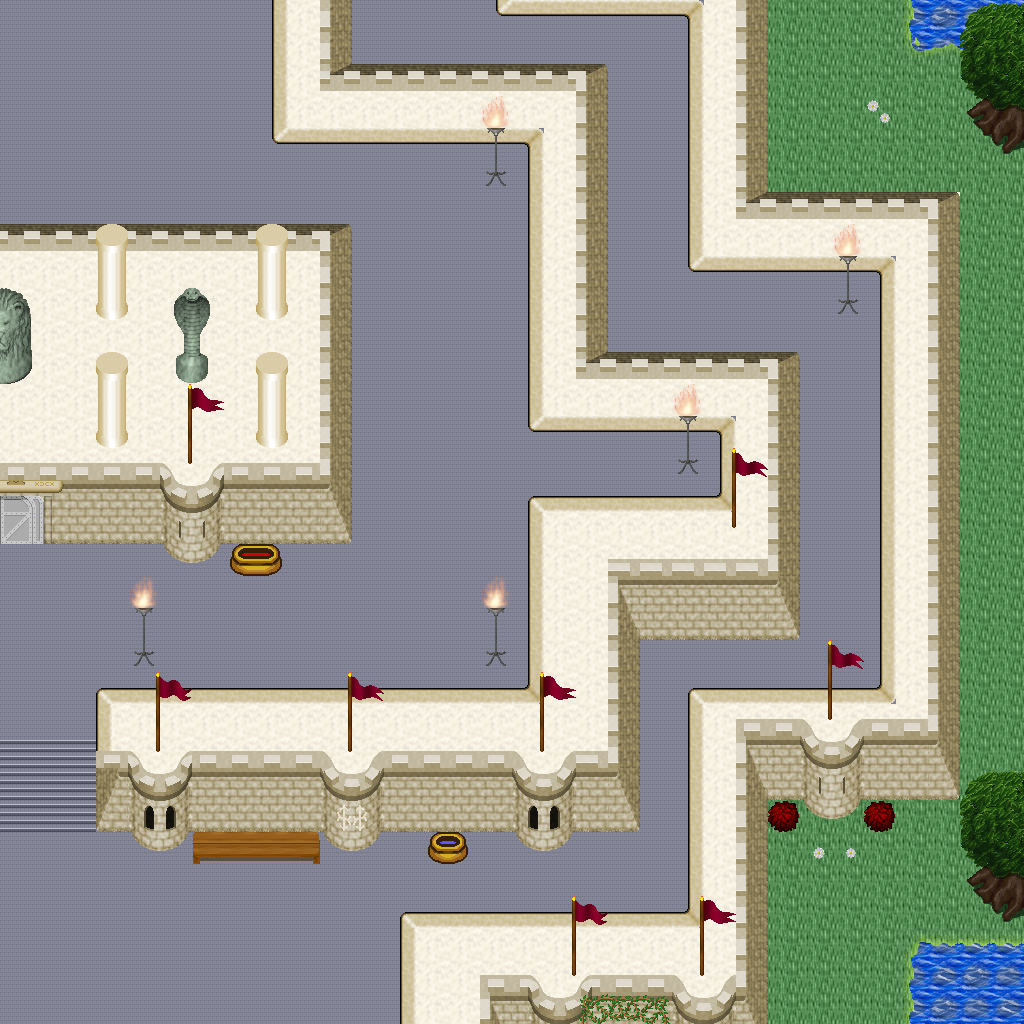

Rendered tile map (Tiled .tmx) drawn with the repository's tilesets; below, a short description and the map source with its tile grids summarised:
An orthogonal 32x32 tile map with 32x32 px tiles, 5 tile layers (Ground, Objects, Objects2, Above, ...), 1 hidden layer not drawn, 42 tilesets.

<map version="1.10" tiledversion="1.11.0" orientation="orthogonal" renderorder="right-down" width="32" height="32" tilewidth="32" tileheight="32" infinite="0" nextlayerid="11" nextobjectid="1">
 <tileset firstgid="1" name="logic_collision" tilewidth="32" tileheight="32" tilecount="1" columns="1">
  <image source="../drawable/logic_collision.png" width="32" height="32" />
 </tileset>
 <tileset firstgid="2" name="building_decoration_orbpedestal" tilewidth="32" tileheight="32" tilecount="2" columns="1">
  <image source="../drawable/building_decoration_orbpedestal.png" width="32" height="64" />
 </tileset>
 <tileset firstgid="4" name="building_decoration_block" tilewidth="32" tileheight="32" tilecount="2" columns="2">
  <image source="../drawable/building_decoration_block.png" width="64" height="32" />
 </tileset>
 <tileset firstgid="6" name="building_decoration_chimney" tilewidth="32" tileheight="32" tilecount="2" columns="1">
  <image source="../drawable/building_decoration_chimney.png" width="32" height="64" />
 </tileset>
 <tileset firstgid="8" name="building_fence_fence_chunky" tilewidth="32" tileheight="32" tilecount="21" columns="3">
  <image source="../drawable/building_fence_fence_chunky.png" width="96" height="224" />
 </tileset>
 <tileset firstgid="29" name="ground_cobbled_paving" tilewidth="32" tileheight="32" tilecount="1" columns="1">
  <image source="../drawable/ground_cobbled_paving.png" width="32" height="32" />
 </tileset>
 <tileset firstgid="30" name="ground_gravel" tilewidth="32" tileheight="32" tilecount="1" columns="1">
  <image source="../drawable/ground_gravel.png" width="32" height="32" />
 </tileset>
 <tileset firstgid="31" name="ground_stone_floors" tilewidth="32" tileheight="32" tilecount="6" columns="3">
  <image source="../drawable/ground_stone_floors.png" width="96" height="64" />
 </tileset>
 <tileset firstgid="37" name="ground_ground" tilewidth="32" tileheight="32" tilecount="33" columns="3">
  <image source="../drawable/ground_ground.png" width="96" height="352" />
 </tileset>
 <tileset firstgid="70" name="plant_bush_hedge" tilewidth="32" tileheight="32" tilecount="35" columns="5">
  <image source="../drawable/plant_bush_hedge.png" width="160" height="224" />
 </tileset>
 <tileset firstgid="105" name="plant_bush_various_small" tilewidth="32" tileheight="32" tilecount="9" columns="3">
  <image source="../drawable/plant_bush_various_small.png" width="96" height="96" />
 </tileset>
 <tileset firstgid="114" name="plant_flower_daisy_blue" tilewidth="32" tileheight="32" tilecount="8" columns="2">
  <image source="../drawable/plant_flower_daisy_blue.png" width="64" height="128" />
 </tileset>
 <tileset firstgid="122" name="plant_flower_daisy_red" tilewidth="32" tileheight="32" tilecount="8" columns="2">
  <image source="../drawable/plant_flower_daisy_red.png" width="64" height="128" />
 </tileset>
 <tileset firstgid="130" name="plant_flower_daisy_white" tilewidth="32" tileheight="32" tilecount="8" columns="2">
  <image source="../drawable/plant_flower_daisy_white.png" width="64" height="128" />
 </tileset>
 <tileset firstgid="138" name="plant_flower_daisy_yellow" tilewidth="32" tileheight="32" tilecount="8" columns="2">
  <image source="../drawable/plant_flower_daisy_yellow.png" width="64" height="128" />
 </tileset>
 <tileset firstgid="146" name="plant_vine_plait" tilewidth="32" tileheight="32" tilecount="9" columns="3">
  <image source="../drawable/plant_vine_plait.png" width="96" height="96" />
 </tileset>
 <tileset firstgid="155" name="furniture_light_iron_lamp" tilewidth="32" tileheight="32" tilecount="3" columns="1">
  <image source="../drawable/furniture_light_iron_lamp.png" width="32" height="96" />
 </tileset>
 <tileset firstgid="158" name="furniture_light_flames" tilewidth="32" tileheight="32" tilecount="6" columns="6">
  <image source="../drawable/furniture_light_flames.png" width="192" height="32" />
 </tileset>
 <tileset firstgid="164" name="ground_grass_corners" tilewidth="32" tileheight="32" tilecount="24" columns="6">
  <image source="../drawable/ground_grass_corners.png" width="192" height="128" />
 </tileset>
 <tileset firstgid="188" name="ground_grass_edges" tilewidth="32" tileheight="32" tilecount="36" columns="12">
  <image source="../drawable/ground_grass_edges.png" width="384" height="96" />
 </tileset>
 <tileset firstgid="224" name="plant_tree_tree_golden_large" tilewidth="32" tileheight="32" tilecount="24" columns="4">
  <image source="../drawable/plant_tree_tree_golden_large.png" width="128" height="192" />
 </tileset>
 <tileset firstgid="248" name="ground_water_dungeon_water" tilewidth="32" tileheight="32" tilecount="30" columns="3">
  <image source="../drawable/ground_water_dungeon_water.png" width="96" height="320" />
 </tileset>
 <tileset firstgid="278" name="plant_indoor_pot_plant_1" tilewidth="32" tileheight="32" tilecount="12" columns="6">
  <image source="../drawable/plant_indoor_pot_plant_1.png" width="192" height="64" />
 </tileset>
 <tileset firstgid="290" name="logic_creature_human_imperial" tilewidth="32" tileheight="32" tilecount="16" columns="8">
  <image source="../drawable/logic_creature_human_imperial.png" width="256" height="64" />
 </tileset>
 <tileset firstgid="306" name="item_statue_metal_and_stone" tilewidth="32" tileheight="32" tilecount="6" columns="3">
  <image source="../drawable/item_statue_metal_and_stone.png" width="96" height="64" />
 </tileset>
 <tileset firstgid="312" name="item_statue_grey_stone" tilewidth="32" tileheight="32" tilecount="4" columns="2">
  <image source="../drawable/item_statue_grey_stone.png" width="64" height="64" />
 </tileset>
 <tileset firstgid="316" name="building_castle" tilewidth="32" tileheight="32" tilecount="320" columns="20">
  <image source="../drawable/building_castle.png" width="640" height="512" />
 </tileset>
 <tileset firstgid="636" name="building_church" tilewidth="32" tileheight="32" tilecount="56" columns="8">
  <image source="../drawable/building_church.png" width="256" height="224" />
 </tileset>
 <tileset firstgid="692" name="item_pot_pot_golden" tilewidth="32" tileheight="32" tilecount="4" columns="4">
  <image source="../drawable/item_pot_pot_golden.png" width="128" height="32" />
 </tileset>
 <tileset firstgid="696" name="furniture_table_bench" tilewidth="32" tileheight="32" tilecount="3" columns="3">
  <image source="../drawable/furniture_table_bench.png" width="96" height="32" />
 </tileset>
 <tileset firstgid="699" name="item_statue_green_stone" tilewidth="32" tileheight="32" tilecount="12" columns="4">
  <image source="../drawable/item_statue_green_stone.png" width="128" height="96" />
 </tileset>
 <tileset firstgid="711" name="item_statue_green_stone_2" tilewidth="32" tileheight="32" tilecount="6" columns="2">
  <image source="../drawable/item_statue_green_stone_2.png" width="64" height="96" />
 </tileset>
 <tileset firstgid="717" name="plant_bush_hosta" tilewidth="32" tileheight="32" tilecount="9" columns="3">
  <image source="../drawable/plant_bush_hosta.png" width="96" height="96" />
 </tileset>
 <tileset firstgid="726" name="plant_tree_tree_green" tilewidth="32" tileheight="32" tilecount="88" columns="8">
  <image source="../drawable/plant_tree_tree_green.png" width="256" height="352" />
 </tileset>
 <tileset firstgid="814" name="item_banners_flag" tilewidth="32" tileheight="32" tilecount="12" columns="3">
  <image source="../drawable/item_banners_flag.png" width="96" height="128" />
 </tileset>
 <tileset firstgid="826" name="furniture_table_long_front_on" tilewidth="32" tileheight="32" tilecount="3" columns="1">
  <image source="../drawable/furniture_table_long_front_on.png" width="32" height="96" />
 </tileset>
 <tileset firstgid="829" name="item_flagpole" tilewidth="32" tileheight="32" tilecount="3" columns="1">
  <image source="../drawable/item_flagpole.png" width="32" height="96" />
 </tileset>
 <tileset firstgid="832" name="logic_portal" tilewidth="32" tileheight="32" tilecount="24" columns="8">
  <image source="../drawable/logic_portal.png" width="256" height="96" />
 </tileset>
 <tileset firstgid="856" name="logic_creature_animal" tilewidth="32" tileheight="32" tilecount="32" columns="8">
  <image source="../drawable/logic_creature_animal.png" width="256" height="128" />
 </tileset>
 <tileset firstgid="888" name="plant_tree_spruce" tilewidth="32" tileheight="32" tilecount="6" columns="2">
  <image source="../drawable/plant_tree_spruce.png" width="64" height="96" />
 </tileset>
 <tileset firstgid="894" name="light_light_5x5" tilewidth="32" tileheight="32" tilecount="25" columns="5">
  <image source="../drawable/light_light_5x5.png" width="160" height="160" />
 </tileset>
 <tileset firstgid="919" name="plant_stump_stump_brown" tilewidth="32" tileheight="32" tilecount="4" columns="2">
  <image source="../drawable/plant_stump_stump_brown.png" width="64" height="64" />
 </tileset>
 <layer id="1" name="Ground" width="32" height="32">
  <data>[1024 cells, 1024 non-empty, 9 distinct tile ids]</data>
 </layer>
 <layer id="2" name="Objects" width="32" height="32">
  <data>[1024 cells, 397 non-empty, 81 distinct tile ids]</data>
 </layer>
 <layer id="3" name="Objects2" width="32" height="32">
  <data>[1024 cells, 28 non-empty, 18 distinct tile ids]</data>
 </layer>
 <layer id="4" name="Above" width="32" height="32">
  <data>[1024 cells, 73 non-empty, 17 distinct tile ids]</data>
 </layer>
 <layer id="5" name="Above2" width="32" height="32">
  <data>[1024 cells, 7 non-empty, 4 distinct tile ids]</data>
 </layer>
 <layer id="6" name="Walkable" width="32" height="32" visible="0">
  <data>[1024 cells, 528 non-empty, 1 distinct tile ids]</data>
 </layer>
 <objectgroup id="7" name="Mapevents" />
 <objectgroup id="8" name="Spawn" />
 <objectgroup id="9" name="Keys" />
 <objectgroup id="10" name="Replace" />
</map>
